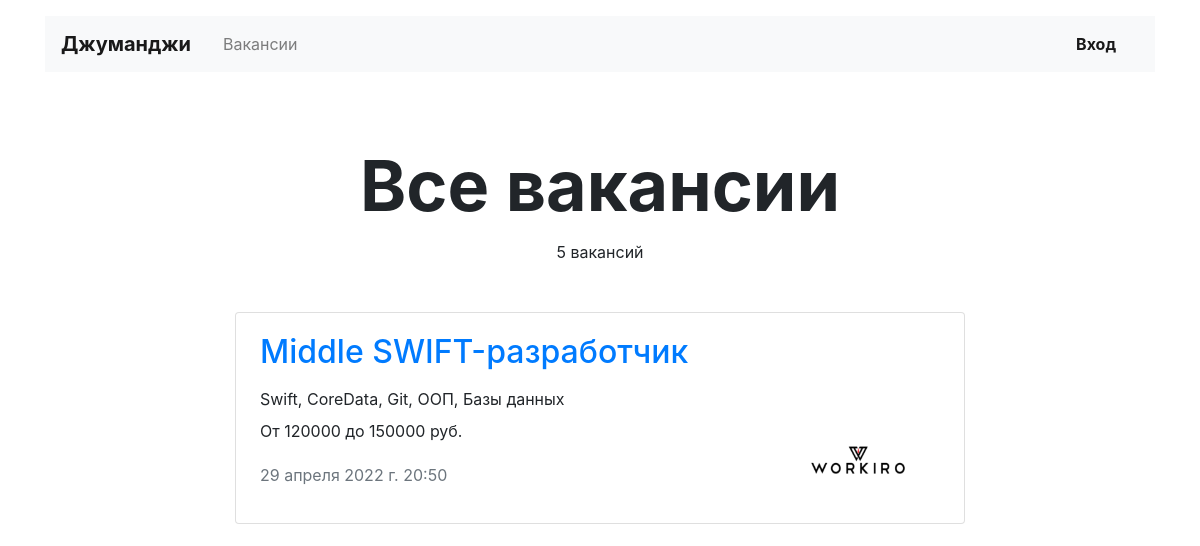
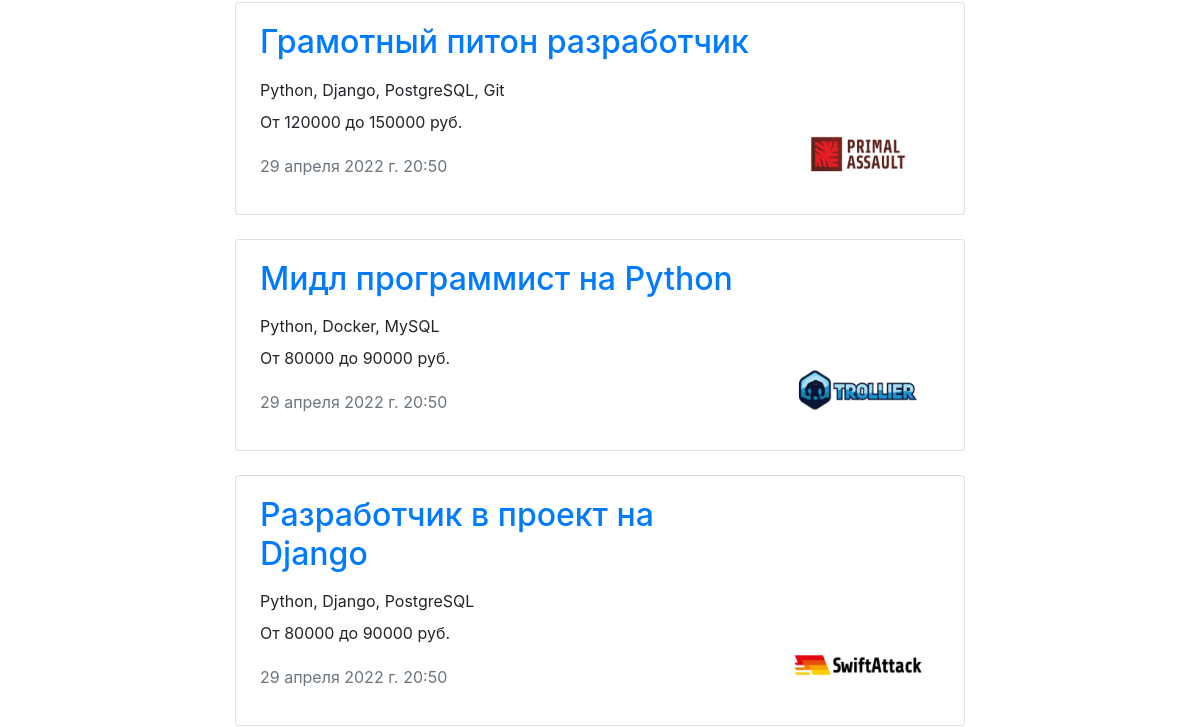
/vacancies/ (upper part), run on an earlier commit of the app's database (2 pictures, top to bottom).
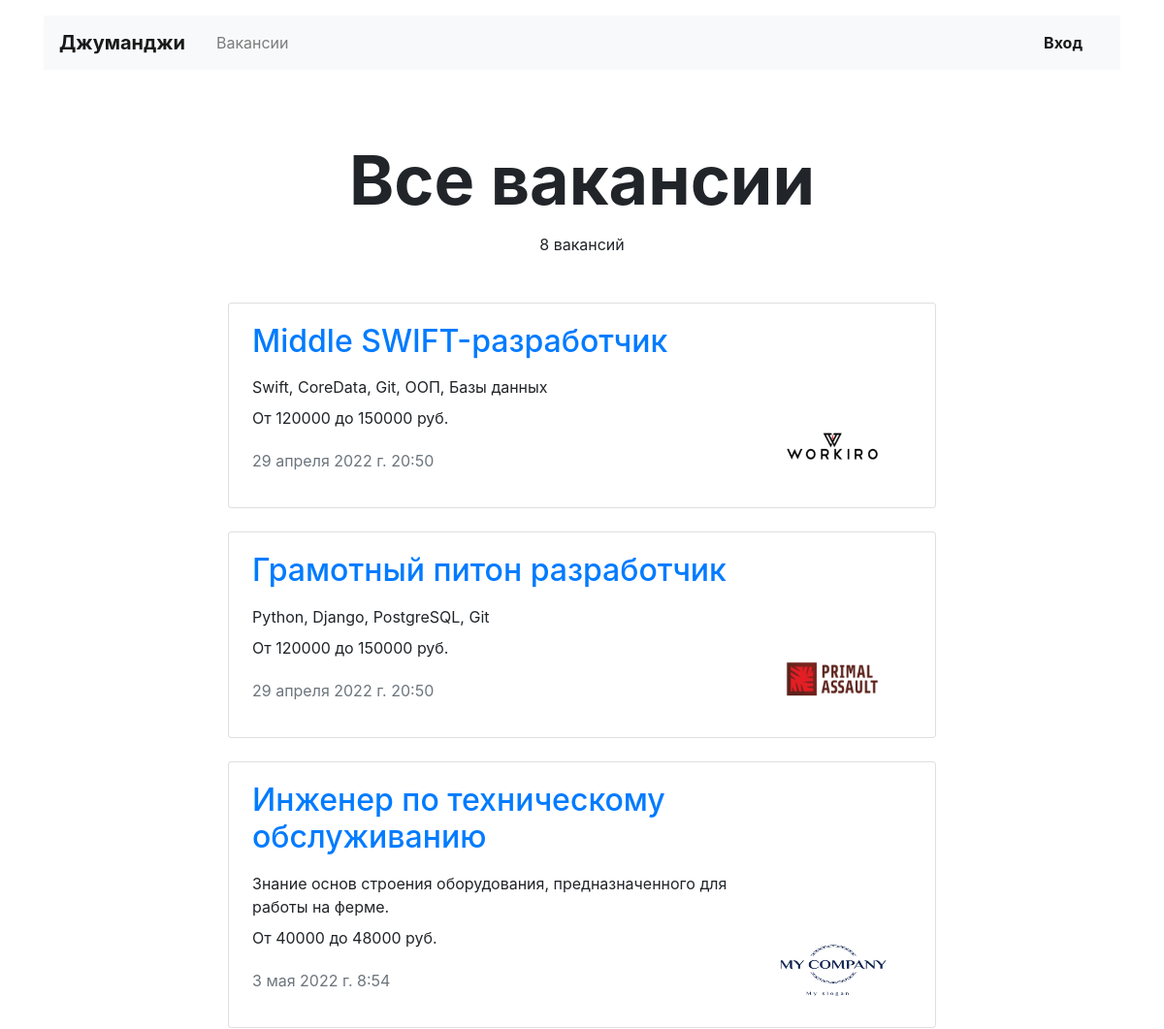
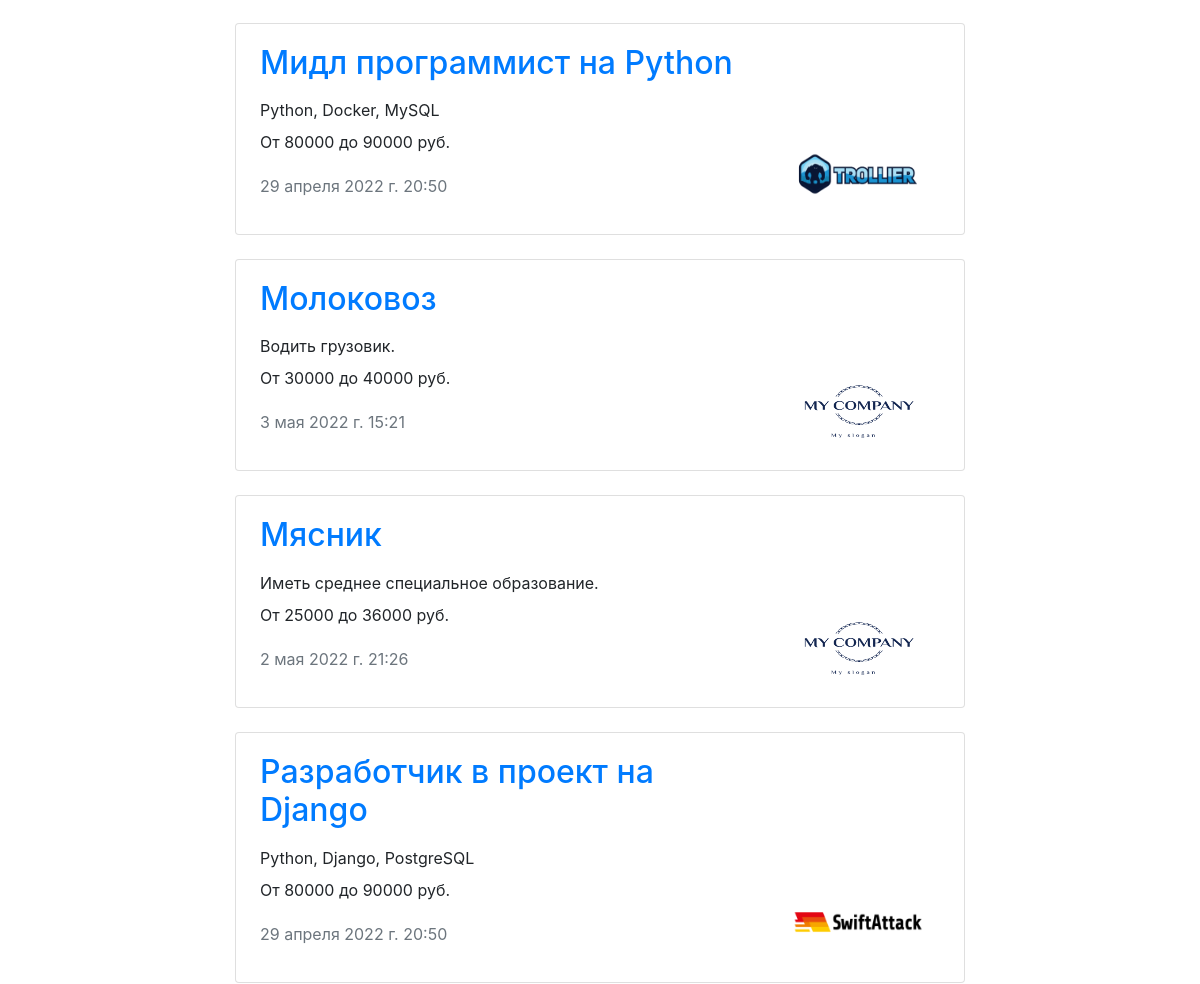
And on a later commit of the database (2 pictures, top to bottom).
### job_site_app/models.py (models this page shows, shortened)
class Vacancy(models.Model):
    title = models.CharField(max_length=50, verbose_name='Вакансия')
    specialty = models.ForeignKey('Specialty', on_delete=models.CASCADE, related_name="specialty",
                                  verbose_name='Специальность')
    company = models.ForeignKey('Company', on_delete=models.CASCADE, related_name="company", verbose_name='Компания')
    skills = models.TextField(verbose_name='Навыки')
    description = models.TextField(verbose_name='Описание')
    salary_min = models.IntegerField(verbose_name='Минимальня зарплата')
    salary_max = models.IntegerField(verbose_name='Максимальная зарплата')
    published_at = models.DateTimeField(auto_now_add=True, verbose_name='Опубликовано')
    class Meta:
        verbose_name_plural = 'Вакансии'
        verbose_name = 'Вакансия'
        ordering = ['title']

class Company(models.Model):
    name = models.CharField(max_length=50, verbose_name='Компания')
    location = models.CharField(max_length=50, verbose_name='Город')
    logo = models.ImageField(upload_to='job_site_app/static/logo/', verbose_name='Лого')
    description = models.TextField(verbose_name='Информация о компании')
    employee_count = models.IntegerField(verbose_name='Количество сотрудников')
    owner = models.OneToOneField(User, null=True, on_delete=models.CASCADE,  related_name="owner", verbose_name='Владелец')
    class Meta:
        verbose_name_plural = 'Компании'
        verbose_name = 'Компания'
        ordering = ['name']

### job_site_app/views.py (the view)
# urls.py: path('vacancies/', VacancyListView.as_view(), name='vacancies'),
class VacancyListView(ListView):
    template_name = 'job_site_app/vacancies.html'
    model = Vacancy
    def get_context_data(self, **kwargs):
        context = super(VacancyListView, self).get_context_data(**kwargs)
        context['vacancies'] = Vacancy.objects.all()
        return context

### job_site_app/templates/job_site_app/vacancies.html
{% extends "layout/basic.html" %}
{% block content %}
  <main class="container mt-3">
    <section>
      {% if special %}
        <h1 class="h1 text-center mx-auto mt-4 pt-5" style="font-size: 70px;"><strong>{{ special.title }}</strong></h1>
      {% else %}
        <h1 class="h1 text-center mx-auto mt-4 pt-5" style="font-size: 70px;"><strong>Все вакансии</strong></h1>
      {% endif %}
      <p class="text-center pt-1">{{ vacancies.count }} вакансий</p>
      <div class="row mt-5">
        <div class="col-12 col-lg-8 offset-lg-2 m-auto">
          {% for vacancy in vacancies %}
          <div class="card mb-4">
            <div class="card-body px-4">
              <div class="row">
                <div class="col-12 col-md-8 col-lg-9">
                  <a href="{% url 'job:vacancy' vacancy.pk %}"><h2 class="h2 pb-2">{{ vacancy.title }}</h2></a>
                  <p class="mb-2">{{ vacancy.skills }}</p>
                  <p>От {{ vacancy.salary_min }} до {{ vacancy.salary_max }} руб.</p>
                  <p class="text-muted pt-1">{{ vacancy.published_at }}</p>
                </div>
                <div class="col-12 col-md-4 col-lg-3 d-flex align-items-end">
                  <a href="{% url 'job:vacancy' vacancy.pk %}"><img src="{{ vacancy.company.logo.url }}" width="130" height="80" alt="{{ vacancy.title }}"></a>
                </div>
              </div>
            </div>
          </div>
          {% endfor %}
        </div>
      </div>
    </section>
  </main>
{% endblock %}

### job_site_app/templates/layout/basic.html (shortened to what this page needs)
{% load crispy_forms_tags %}
<!DOCTYPE html>
<html lang="ru">
<head>
  <link rel="stylesheet" href="https://stackpath.bootstrapcdn.com/bootstrap/4.3.1/css/bootstrap.min.css"
>
</head>
<header class="container mt-3">
    <nav class="navbar navbar-expand-lg navbar-light bg-light">
      <a class="navbar-brand mr-4 font-weight-bold" href="{% url 'job:index' %}">Джуманджи</a>
      <div class="collapse navbar-collapse justify-content-between" id="navbarNav">
        <ul class="navbar-nav col-10">
          <li class="nav-item">
            <a class="nav-link" href="{% url 'job:vacancies' %}">Вакансии</a>
          </li>
        </ul>
        <ul class="navbar-nav col-2 justify-content-end">
          <li class="nav-item active">
            {% if user.is_authenticated %}
            <li class="nav-item dropdown">
              <a class="nav-link dropdown-toggle" data-toggle="dropdown" href="#" role="button" aria-haspopup="true" aria-expanded="false">{{ user.first_name }} {{ user.last_name }}</a>
              <div class="dropdown-menu">
                <a class="dropdown-item" href="#">Профиль</a>
                <a class="dropdown-item" href="#">Резюме</a>
                <a class="dropdown-item" href="{% url 'job:choice' user.pk %}">Компания</a>
              <form action="{% url 'accounts:logout' %}?next=/" method="POST">
                {% csrf_token %}
                {{ form.id_vote }}
                <button class="dropdown-item" type="submit">Выйти</button>
              </form>
              </div>
            </li>
            {% else %}
            <a href="{% url 'accounts:login' %}" class="nav-link font-weight-bold">Вход</a>
            {% endif %}
          </li>
        </ul>
      </div>
    </nav>
  </header>
<body>
  {% block content %}
  {% endblock %}
</body>
</html>

What changed in the data, as far as the page shows it:
added Vacancy: title "Инженер по техническому обслуживанию", skills "Знание основ строения оборудования, предназначенного для работы на ферме.", salary_min "40000", salary_max "48000", published_at "3 мая 2022 г. 8:54", company.logo (picture)
added Vacancy: title "Молоковоз", skills "Водить грузовик.", salary_min "30000", salary_max "40000", published_at "3 мая 2022 г. 15:21", company.logo (picture)
added Vacancy: title "Мясник", skills "Иметь среднее специальное образование.", salary_min "25000", salary_max "36000", published_at "2 мая 2022 г. 21:26", company.logo (picture)
Also different on the page:
{{ vacancies.count }}: "5" → "8"
